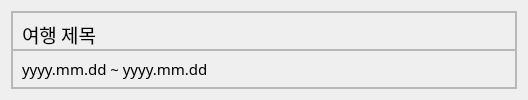
<?xml version="1.0" encoding="UTF-8"?>
<ui version="4.0">
 <class>save_schedule_item</class>
 <widget class="QWidget" name="save_schedule_item">
  <property name="geometry">
   <rect>
    <x>0</x>
    <y>0</y>
    <width>528</width>
    <height>100</height>
   </rect>
  </property>
  <property name="minimumSize">
   <size>
    <width>528</width>
    <height>100</height>
   </size>
  </property>
  <property name="maximumSize">
   <size>
    <width>528</width>
    <height>100</height>
   </size>
  </property>
  <property name="windowTitle">
   <string>Form</string>
  </property>
  <layout class="QVBoxLayout" name="verticalLayout">
   <item>
    <widget class="QFrame" name="frame">
     <property name="frameShape">
      <enum>QFrame::StyledPanel</enum>
     </property>
     <property name="frameShadow">
      <enum>QFrame::Raised</enum>
     </property>
     <layout class="QVBoxLayout" name="verticalLayout_2">
      <property name="spacing">
       <number>0</number>
      </property>
      <property name="leftMargin">
       <number>0</number>
      </property>
      <property name="topMargin">
       <number>0</number>
      </property>
      <property name="rightMargin">
       <number>0</number>
      </property>
      <property name="bottomMargin">
       <number>0</number>
      </property>
      <item>
       <widget class="QFrame" name="frame_2">
        <property name="frameShape">
         <enum>QFrame::StyledPanel</enum>
        </property>
        <property name="frameShadow">
         <enum>QFrame::Raised</enum>
        </property>
        <layout class="QHBoxLayout" name="horizontalLayout">
         <property name="bottomMargin">
          <number>5</number>
         </property>
         <item>
          <widget class="QLabel" name="label_schedule_name">
           <property name="minimumSize">
            <size>
             <width>0</width>
             <height>25</height>
            </size>
           </property>
           <property name="font">
            <font>
             <family>G마켓 산스 TTF Medium</family>
             <pointsize>14</pointsize>
            </font>
           </property>
           <property name="text">
            <string>여행 제목</string>
           </property>
          </widget>
         </item>
        </layout>
       </widget>
      </item>
      <item>
       <widget class="QFrame" name="frame_3">
        <property name="frameShape">
         <enum>QFrame::StyledPanel</enum>
        </property>
        <property name="frameShadow">
         <enum>QFrame::Raised</enum>
        </property>
        <layout class="QHBoxLayout" name="horizontalLayout_2">
         <property name="topMargin">
          <number>5</number>
         </property>
         <item>
          <widget class="QLabel" name="label_date">
           <property name="minimumSize">
            <size>
             <width>0</width>
             <height>25</height>
            </size>
           </property>
           <property name="font">
            <font>
             <family>G마켓 산스 TTF Medium</family>
             <pointsize>11</pointsize>
            </font>
           </property>
           <property name="text">
            <string>yyyy.mm.dd ~ yyyy.mm.dd</string>
           </property>
          </widget>
         </item>
        </layout>
       </widget>
      </item>
     </layout>
    </widget>
   </item>
  </layout>
 </widget>
 <resources/>
 <connections/>
</ui>
